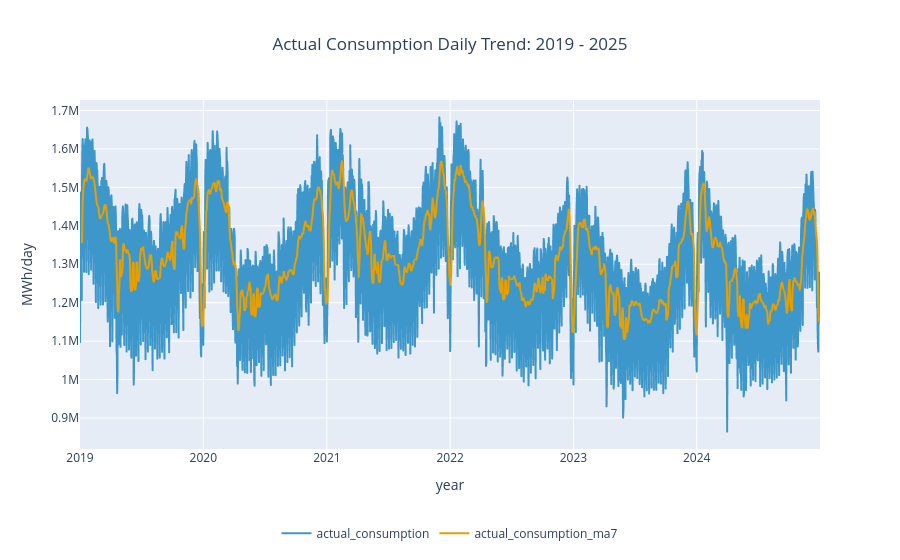

Notebook code for this chart:
### Markdown cell above
### Daily Trend

### Code cell
df_day = df_day.sort_values("date_from")
df_day["actual_consumption_ma7"] = df_day["actual_consumption"].rolling(window = 7).mean()

fig = px.line(df_day, 
              x = "date_from", 
              y = ["actual_consumption", "actual_consumption_ma7"],
              color_discrete_sequence=["#3D97CA", "#E69F00"],
              title = "Actual Consumption Daily Trend: 2019 - 2025")

fig.update_xaxes(title = "year")
fig.update_yaxes(title = "MWh/day")
fig.update_layout(
    legend=dict(
        orientation="h",      # horizontal
        yanchor="top",
        y=-0.2,               # below the plot area (negative = outside)
        xanchor="center",
        x=0.5,
        title_text="",        # remove the "variable" legend title
    ),
    title_x = 0.5
)
fig.show()

### Figure 1 — Plotly figure (JSON) as saved in the notebook; plotly's stock layout.template omitted (floating-point values rounded to 4 significant figures; data arrays with more than 128 entries replaced by an {"elided": "..."} marker saying what was removed)
{"data": [{"hovertemplate": "variable=actual_consumption<br>date_from=%{x}<br>value=%{y}<extra></extra>", "legendgroup": "actual_consumption", "line": {"color": "#3D97CA", "dash": "solid"}, "marker": {"symbol": "circle"}, "mode": "lines", "name": "actual_consumption", "showlegend": true, "type": "scattergl", "x": {"elided": "2192 str values"}, "xaxis": "x", "y": {"elided": "2192 float values"}, "yaxis": "y"}, {"hovertemplate": "variable=actual_consumption_ma7<br>date_from=%{x}<br>value=%{y}<extra></extra>", "legendgroup": "actual_consumption_ma7", "line": {"color": "#E69F00", "dash": "solid"}, "marker": {"symbol": "circle"}, "mode": "lines", "name": "actual_consumption_ma7", "showlegend": true, "type": "scattergl", "x": {"elided": "2192 str values"}, "xaxis": "x", "y": {"elided": "2192 float values"}, "yaxis": "y"}], "layout": {"legend": {"orientation": "h", "title": {"text": ""}, "tracegroupgap": 0, "x": 0.5, "xanchor": "center", "y": -0.2, "yanchor": "top"}, "title": {"text": "Actual Consumption Daily Trend: 2019 - 2025", "x": 0.5}, "xaxis": {"anchor": "y", "domain": [0, 1], "title": {"text": "year"}}, "yaxis": {"anchor": "x", "domain": [0, 1], "title": {"text": "MWh/day"}}}}
